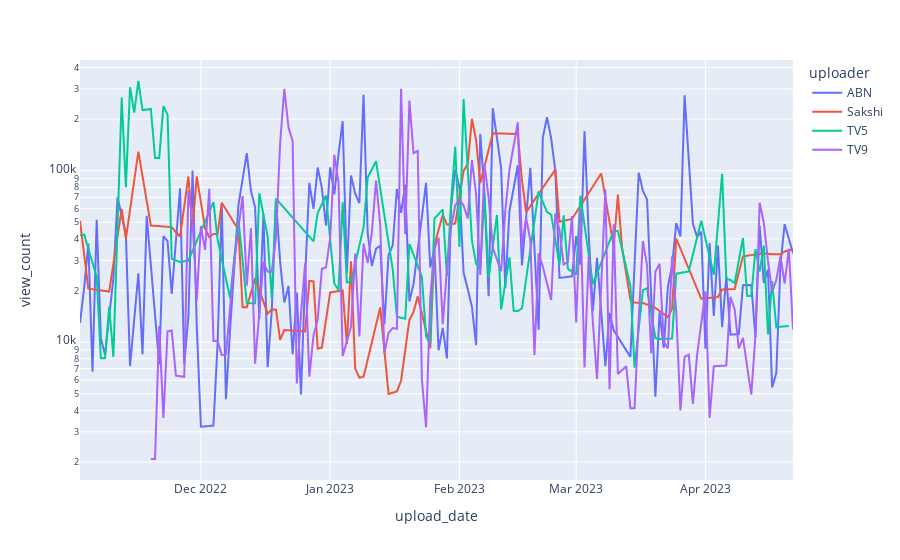

Notebook cell for this chart:
### Code cell
import folium
import pandas as pd
from folium.plugins import HeatMap
import numpy as np
import plotly.express as px

fig = px.line(df_plot, x="upload_date", y="view_count", color='uploader', log_y=True)
fig.show()
